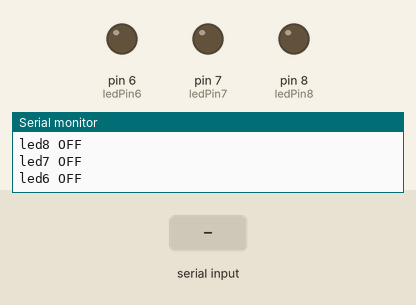
This sketch was run on a simulated Arduino Uno, built with avr-gcc and run on an emulated ATmega328P. On the bench: output pins drawn as LEDs (lit = HIGH), the last lines printed to the serial monitor. Inputs (shaded band) come from the test bench.

Above: at 1.2 s.
1.3 s: "led8" received over Serial
At 2.8 s:
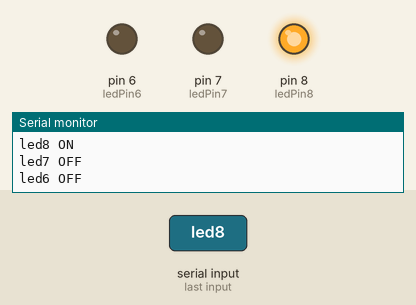
3.8 s: "led7" received over Serial
At 5.9 s:
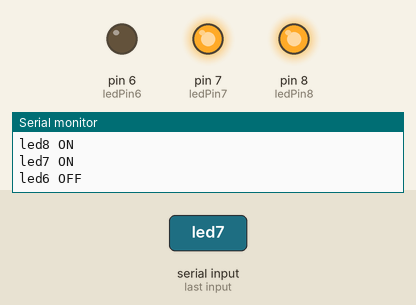
6.3 s: "led6" received over Serial
At 7.8 s:
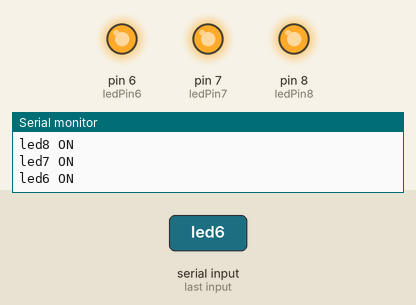
8.8 s: "led8" received over Serial
At 10.9 s:
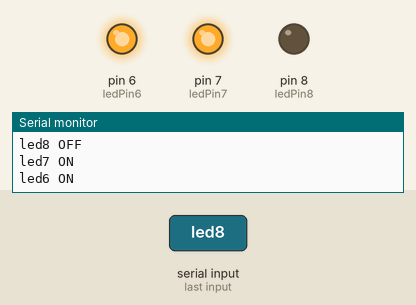
11.3 s: "led7" received over Serial
At 12.8 s:
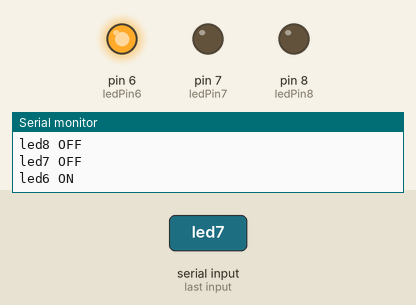
Timing chart, 0 to 14.3 s (numbered marks = the images above; inputs shaded):
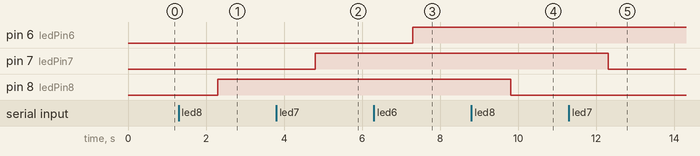

The sketch:

PCtxRx.ino
```cpp
//
//******* Programma lettura dati su porta seriale
//
int  ledPin8 = 8;
int  ledPin7 = 7;
int  ledPin6 = 6;
int numeroVolte, intervallo;
bool p8, p7, p6, cls;
unsigned long tempo = 0;
unsigned long tver = 0;
String valori[3];
String s;
String idsk;

void setup() {

  Serial.begin(9600);
  pinMode(ledPin8, OUTPUT);
  pinMode(ledPin7, OUTPUT);
  pinMode(ledPin6, OUTPUT);
  idsk = "ARDU328PU";     // Stringa di riconoscimento

}

//
// Funzione per eseguire il ciclo on/off su pin 6
//
void eseguiCiclo(int num, int interv) {

  for (int j = 1; j < num; j++) {

    digitalWrite(ledPin6, HIGH);
    delay(interv);
    digitalWrite(ledPin6, LOW);
    delay(interv);
  }

}


void loop() {

  tempo = millis();

  // Ogni mezzo secondo controlla lo stato delle uscite
  //
  if (tempo > tver + 500) {

    Serial.println(idsk);
    switch (digitalRead(ledPin8)) {

      case HIGH:
        valori[0] = "led8 ON\n";
        break;

      case LOW:
        valori[0] = "led8 OFF\n";
        break;
    }

    switch (digitalRead(ledPin7)) {

      case HIGH:
        valori[1] = "led7 ON\n";
        break;

      case LOW:
        valori[1] = "led7 OFF\n";
        break;
    }


    switch (digitalRead(ledPin6)) {

      case HIGH:
        valori[2] = "led6 ON\n";
        break;

      case LOW:
        valori[2] = "led6 OFF\n";
        break;
    }

    for (int i = 0; i < 3; i++)
    {
      Serial.println(valori[i]); // Invia al Pc lo stato delle porte

    }

    tver = millis();
  }


  // Lettura dei dati dalla seriale
  //

  if (Serial.available() > 0)  {

    s = Serial.readString();

    if (s.equals("led8")) {
      p8 = not p8;
    }

    if (s.equals("led7")) {
      p7 = not p7;
    }

    if (s.equals("led6")) {
      p6 = not p6;

    }

    if (s.startsWith("@")) {
      int i1 = s.indexOf("c");
      intervallo =  s.substring(1, i1).toInt();
      numeroVolte = 1 + (s.substring(i1 + 1).toInt());
      cls = true;

    }

  }

  // Esegue i comandi rivevuti


  if (cls == true) {

    eseguiCiclo(numeroVolte, intervallo);
    cls = false;
  }

  if (p8 == true) {
    digitalWrite(ledPin8, HIGH);

  } else {
    digitalWrite(ledPin8, LOW);

  }

  if (p7 == true) {
    digitalWrite(ledPin7, HIGH);

  } else {
    digitalWrite(ledPin7, LOW);

  }

  if (p6 == true) {
    digitalWrite(ledPin6, HIGH);

  } else {
    digitalWrite(ledPin6, LOW);

  }

}
```

Measured:
- after the input at 1.3 s, pin 8 (ledPin8): LOW → HIGH after 1.0 s
- after the input at 3.8 s, pin 7 (ledPin7): LOW → HIGH after 1.0 s
- after the input at 6.3 s, pin 6 (ledPin6): LOW → HIGH after 1.0 s
- after the input at 8.8 s, pin 8 (ledPin8): HIGH → LOW after 1.0 s
- after the input at 11.3 s, pin 7 (ledPin7): HIGH → LOW after 1.0 s
